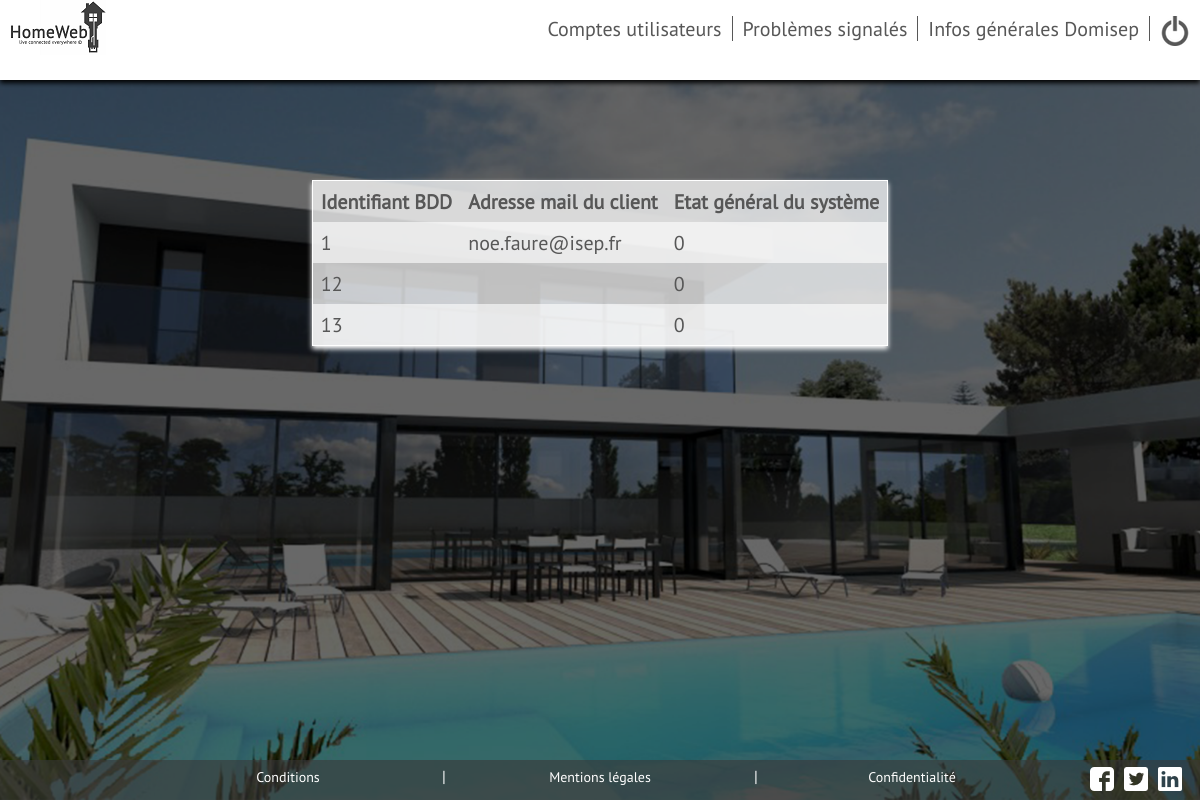
/Vues/admin.php (signed in), run on the app's committed database.
### tables this page shows
CREATE TABLE `utilisateurs` (
  `id` int(11) NOT NULL,
  `mail` varchar(255) NOT NULL,
  `mdp` varchar(255) NOT NULL,
  `etat_general` int(11) NOT NULL
);

### Vues/admin.php (the view, shortened to what this page needs)
<!DOCTYPE HTML>
<?php
require("../Modele/connexionBDD.php");
?>
<html>
	<head>
		<link rel="stylesheet" type="text/css" href="../Styles/main.css" />
	</head>
	<body>
        <div id="page">
            <header>
                <?php
                include ("../entete_admin.php");
                ?>
            </header>
            <?php
            $reponse = $db->query('SELECT * FROM utilisateurs');
            ?>
            <table>
                <tr>
                    <th>Identifiant BDD</th>
                    <th>Adresse mail du client</th>
                    <th>Etat général du système</th>
                </tr>
            <?php
            while($donnees = $reponse->fetch())
            {
            ?>
                <tr>
                    <td><?php echo $donnees['id'];?></td>
                    <td><?php echo $donnees['mail'];?></td>
                    <td><?php echo $donnees['etat_general'];?></td>
                </tr>
            <?php
            }
            ?>
            </table>
            <?php include ("../footer.php");?>
        </div>
	</body>
</html>

### Styles/main.css (style rules this page uses)
html, #page { height: 100%; width: 100%; }
body { background: url('../image/fond.png') ; background-position: center ; background-repeat: no-repeat ; background-attachment: fixed ; background-size: cover ; color: #575757; font-family: pt_sansregular; margin: 0px; height: 100%; }
header { display: flex; justify-content: space-between; background-color: white; box-shadow: 0px 3px 5px black; height: 10%; }
table { color:#575757; margin-top:100px; border: 1px solid white; border-collapse: collapse; margin:auto; margin-top:100px; box-shadow: 0px 3px 5px white; font-size:20px; }
td, th { text-align: left; padding: 8px; }
tr:nth-child(even) { background-color: rgba(255,255,255,0.9); }
tr:nth-child(odd) { background-color: rgba(255,255,255,0.75);; }

### data on the page
utilisateurs: id "1", mail "noe.faure@isep.fr", etat_general "0"
utilisateurs: id "12", etat_general "0"
utilisateurs: id "13", etat_general "0"
